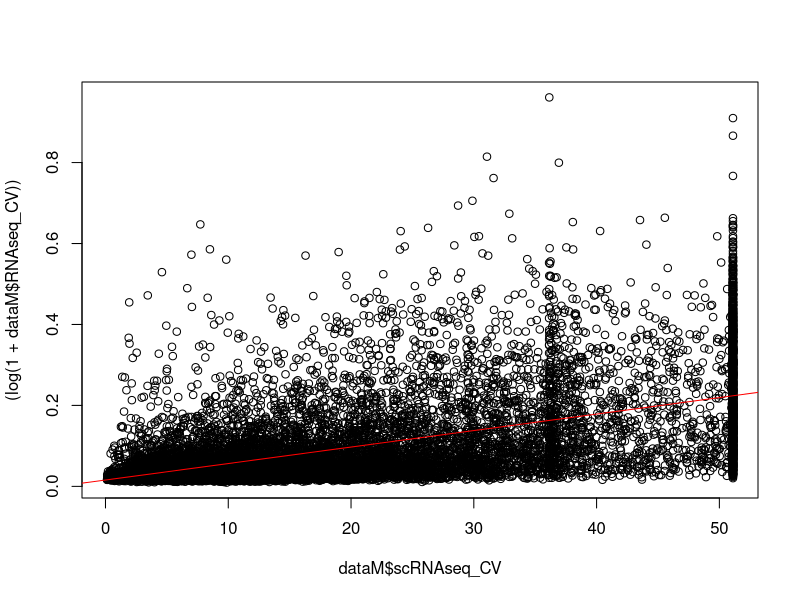
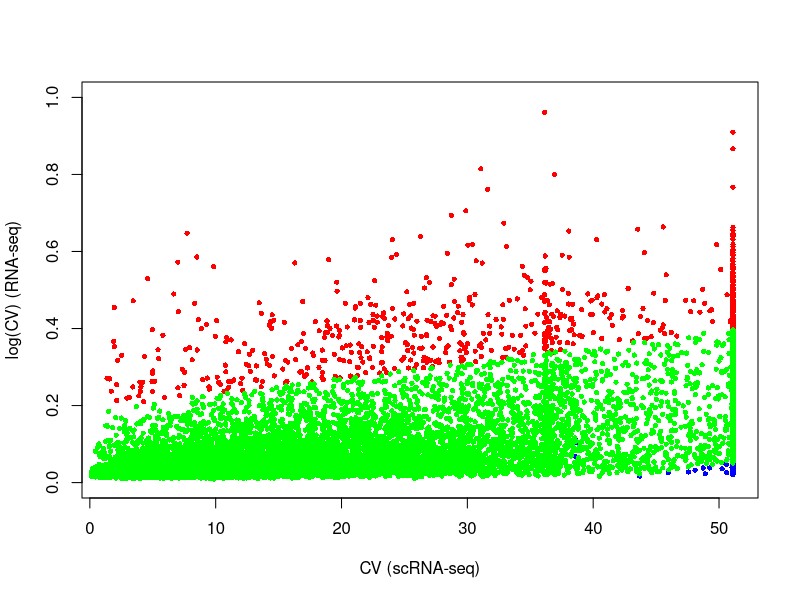

The R source for these figures, in order: (Note: this script raises an error after producing the figures.)
dataM <- read.csv("dataFiles/dataM.csv")
dataT <- read.csv("dataFiles/dataT.csv")

# Linear model
lmM <- lm(formula = (log(1+RNAseq_CV))~scRNAseq_CV, data = dataM)
plot((log(1+dataM$RNAseq_CV))~dataM$scRNAseq_CV)
abline(lmM, col= "red")

# Confidence intervals
ci <- predict(object = lmM,newdata = data.frame(scRNAseq_CV= dataM$scRNAseq_CV), interval="predict", level = 0.95)
limits <- cbind(gene= dataM$ENSEMBL,x=dataM$scRNAseq_CV,y=log(1+dataM$RNAseq_CV),ci)

# Split the groups
pdf("genesByGroup/M-plotGroups.pdf")
g1 <- limits[limits[,3]>limits[,6],]
plot(x = g1[,2], y = g1[,3], col = "red", pch = 16, cex= 0.7, ylim=c(0,1), xlab = "CV (scRNA-seq)", ylab= "log(CV) (RNA-seq)")
g3 <- limits[limits[,3]<limits[,5],]
points(x = g3[,2], y = g3[,3], col = "blue", pch = 16, cex= 0.7)
g2 <- limits[((limits[,3]<limits[,6])&(limits[,3]>limits[,5])),]
points(x = g2[,2], y = g2[,3], col = "green", pch = 16, cex= 0.7)
dev.off()

# Output files
writeLines(text = as.vector(dataM$ENSEMBL[g1[,1]]),con='genesByGroup/M-G1.txt')
writeLines(text = as.vector(dataM$ENSEMBL[g2[,1]]),con='genesByGroup/M-G2.txt')
writeLines(text = as.vector(dataM$ENSEMBL[g3[,1]]),con='genesByGroup/M-G3.txt')

### T - CELLS
dataT <- read.csv("dataFiles/dataT.csv")

# Linear model
lmM <- lm(formula = (log(1+RNAseq_CV))~scRNAseq_CV, data = dataT)
plot((log(1+dataT$RNAseq_CV))~dataT$scRNAseq_CV)
abline(lmM, col= "red")

# Confidence intervals
ci <- predict(object = lmM,newdata = data.frame(scRNAseq_CV= dataT$scRNAseq_CV), interval="predict", level = 0.95)
limits <- cbind(gene= dataT$ENSEMBL,x=dataT$scRNAseq_CV,y=log(1+dataT$RNAseq_CV),ci)

# Split the groups
pdf("genesByGroup/T-plotGroups.pdf")
g1 <- limits[limits[,3]>limits[,6],]
plot(x = g1[,2], y = g1[,3], col = "red", pch = 16, cex= 0.7, ylim=c(0,1), xlab = "CV (scRNA-seq)", ylab= "log(CV) (RNA-seq)")
g3 <- limits[limits[,3]<limits[,5],]
points(x = g3[,2], y = g3[,3], col = "blue", pch = 16, cex= 0.7)
g2 <- limits[((limits[,3]<limits[,6])&(limits[,3]>limits[,5])),]
points(x = g2[,2], y = g2[,3], col = "green", pch = 16, cex= 0.7)
dev.off()

# Output files
writeLines(text = as.vector(dataT$ENSEMBL[g1[,1]]),con='genesByGroup/T-G1.txt')
writeLines(text = as.vector(dataT$ENSEMBL[g2[,1]]),con='genesByGroup/T-G2.txt')
writeLines(text = as.vector(dataT$ENSEMBL[g3[,1]]),con='genesByGroup/T-G3.txt')
